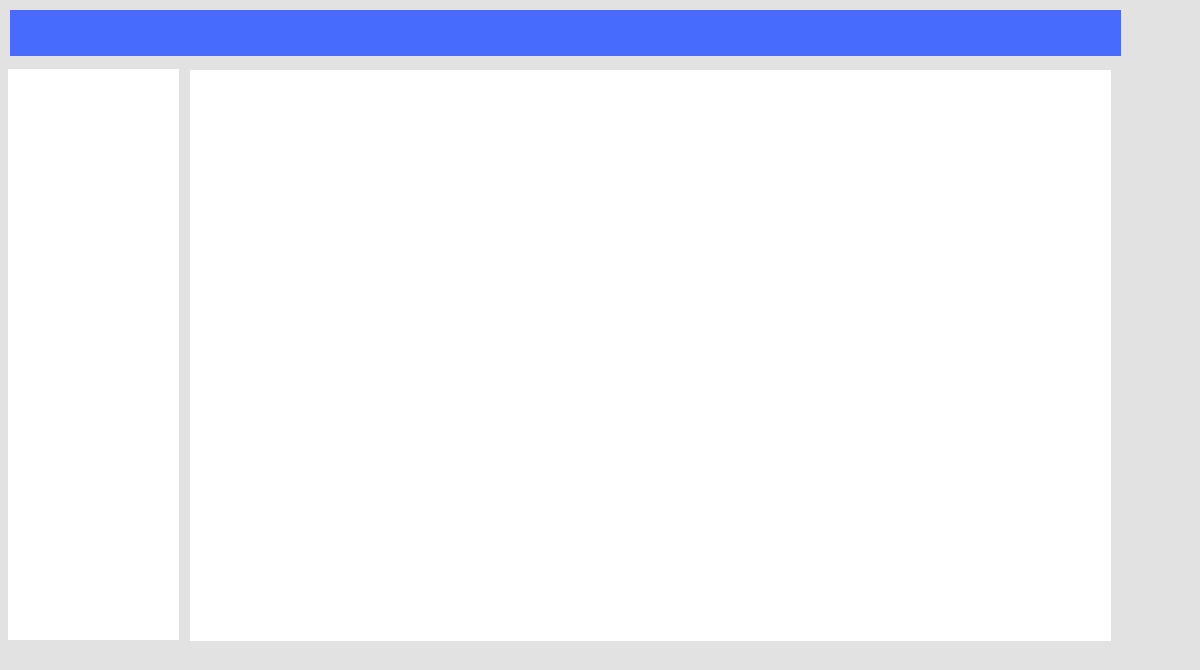
<?xml version="1.0" encoding="UTF-8"?>
<ui version="4.0">
 <class>NvrConfig</class>
 <widget class="QWidget" name="NvrConfig">
  <property name="geometry">
   <rect>
    <x>0</x>
    <y>0</y>
    <width>1200</width>
    <height>670</height>
   </rect>
  </property>
  <property name="windowTitle">
   <string>Form</string>
  </property>
  <property name="styleSheet">
   <string notr="true">background-color: #E2E2E2;</string>
  </property>
  <widget class="QWidget" name="widget_title" native="true">
   <property name="geometry">
    <rect>
     <x>10</x>
     <y>10</y>
     <width>1111</width>
     <height>46</height>
    </rect>
   </property>
   <property name="styleSheet">
    <string notr="true">background-color: rgb(71, 107, 253);</string>
   </property>
   <widget class="QLabel" name="label_icon">
    <property name="geometry">
     <rect>
      <x>20</x>
      <y>12</y>
      <width>53</width>
      <height>22</height>
     </rect>
    </property>
    <property name="styleSheet">
     <string notr="true">border-image: url(:/images/config_icon.png);</string>
    </property>
    <property name="text">
     <string/>
    </property>
   </widget>
  </widget>
  <widget class="QStackedWidget" name="stackedWidget">
   <property name="geometry">
    <rect>
     <x>190</x>
     <y>70</y>
     <width>921</width>
     <height>571</height>
    </rect>
   </property>
   <property name="styleSheet">
    <string notr="true">background-color: rgb(255, 255, 255);</string>
   </property>
   <widget class="QWidget" name="page"/>
   <widget class="QWidget" name="page_2"/>
  </widget>
  <widget class="QWidget" name="widget_menu" native="true">
   <property name="geometry">
    <rect>
     <x>8</x>
     <y>69</y>
     <width>171</width>
     <height>571</height>
    </rect>
   </property>
   <property name="styleSheet">
    <string notr="true">background-color: rgb(255, 255, 255);</string>
   </property>
  </widget>
 </widget>
 <resources/>
 <connections/>
</ui>
